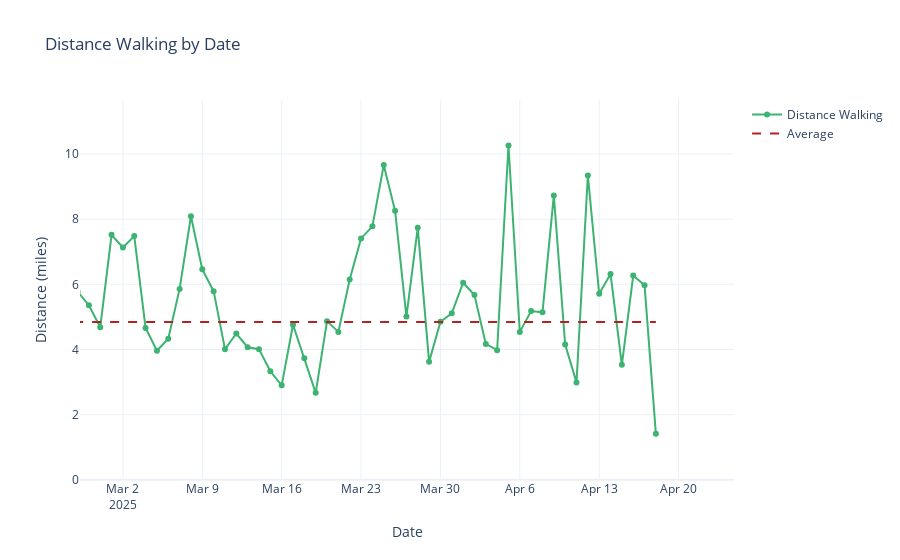

The notebook cell this image was saved under:
### Code cell
import plotly.graph_objects as go

# Calculate average distance
avg_distance = distance_daily['value'].mean()

# Plot
fig = go.Figure()

# Main line: Distance Walking
fig.add_trace(go.Scatter(
    x=distance_daily['date'],
    y=distance_daily['value'],
    mode='lines+markers',
    name='Distance Walking',
    line=dict(color='mediumseagreen'),
    hovertemplate='%{x|%b %d, %Y}<br>Distance: %{y:.2f} mi'
))

# Add average line
fig.add_trace(go.Scatter(
    x=[distance_daily['date'].min(), distance_daily['date'].max()],
    y=[avg_distance, avg_distance],
    mode='lines',
    name='Average',
    line=dict(color='firebrick', width=2, dash='dash'),
    hovertemplate='Average: %{y:.2f} mi<extra></extra>'
))

# Layout
fig.update_layout(
    title='Distance Walking by Date',
    xaxis_title='Date',
    yaxis_title='Distance (miles)',
    template='plotly_white',
    height=450
)

fig.show()

### Figure 1 — Plotly figure (JSON) as saved in the notebook; plotly's stock layout.template omitted (floating-point values rounded to 4 significant figures; data arrays with more than 128 entries replaced by an {"elided": "..."} marker saying what was removed)
{"data": [{"hovertemplate": "%{x|%b %d, %Y}<br>Distance: %{y:.2f} mi", "line": {"color": "mediumseagreen"}, "mode": "lines+markers", "name": "Distance Walking", "type": "scatter", "x": {"elided": "365 str values"}, "y": {"elided": "365 float values"}}, {"hovertemplate": "Average: %{y:.2f} mi<extra></extra>", "line": {"color": "firebrick", "dash": "dash", "width": 2}, "mode": "lines", "name": "Average", "type": "scatter", "x": ["2024-04-19T00:00:00", "2025-04-18T00:00:00"], "y": [4.84, 4.84]}], "layout": {"autosize": true, "title": {"text": "Distance Walking by Date"}, "xaxis": {"autorange": false, "range": ["2025-02-26 05:10:54.7249", "2025-04-24 21:18:19.0337"], "title": {"text": "Date"}, "type": "date"}, "yaxis": {"autorange": false, "range": [-0.006019, 11.66], "title": {"text": "Distance (miles)"}, "type": "linear"}}}
